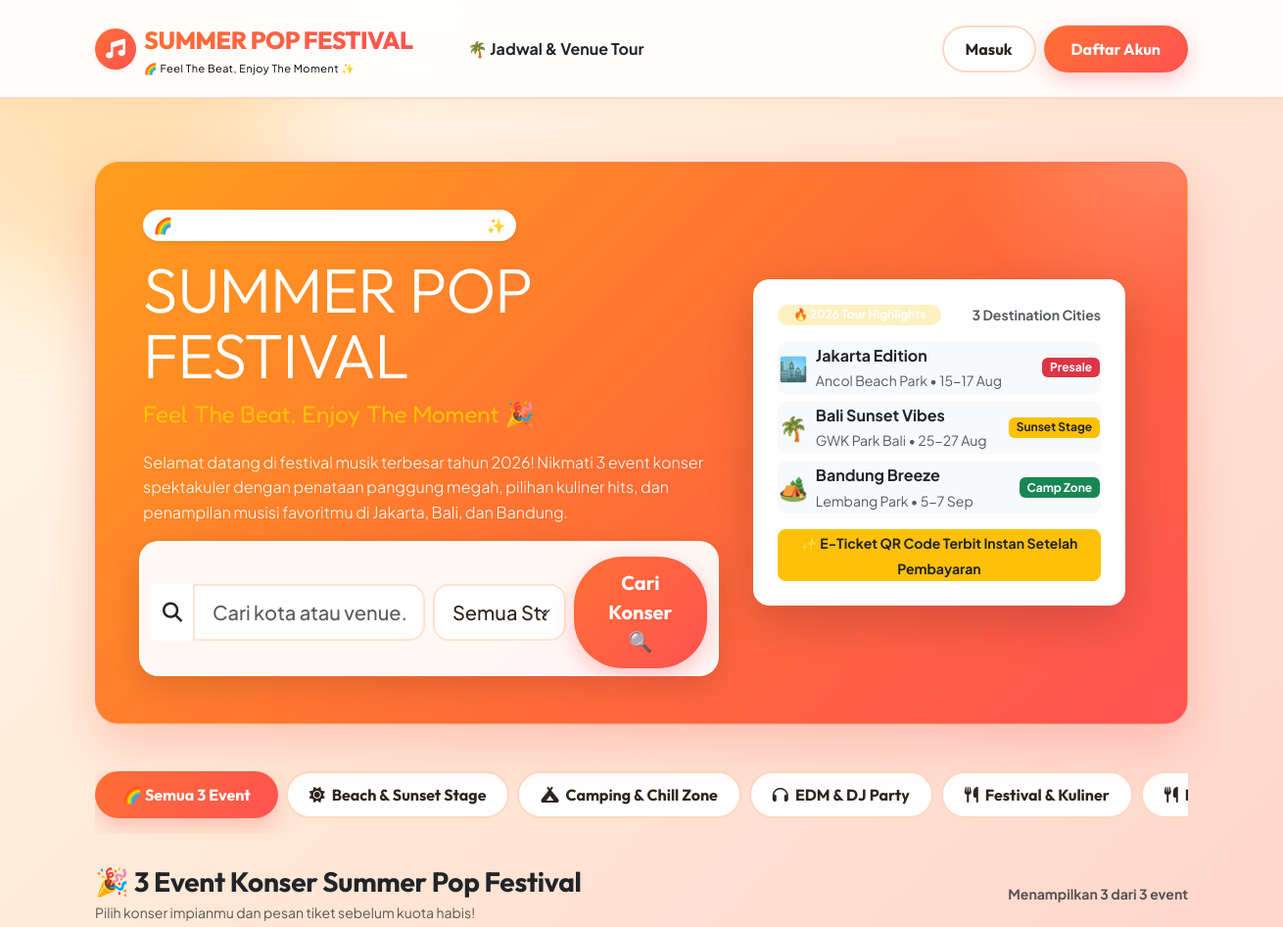
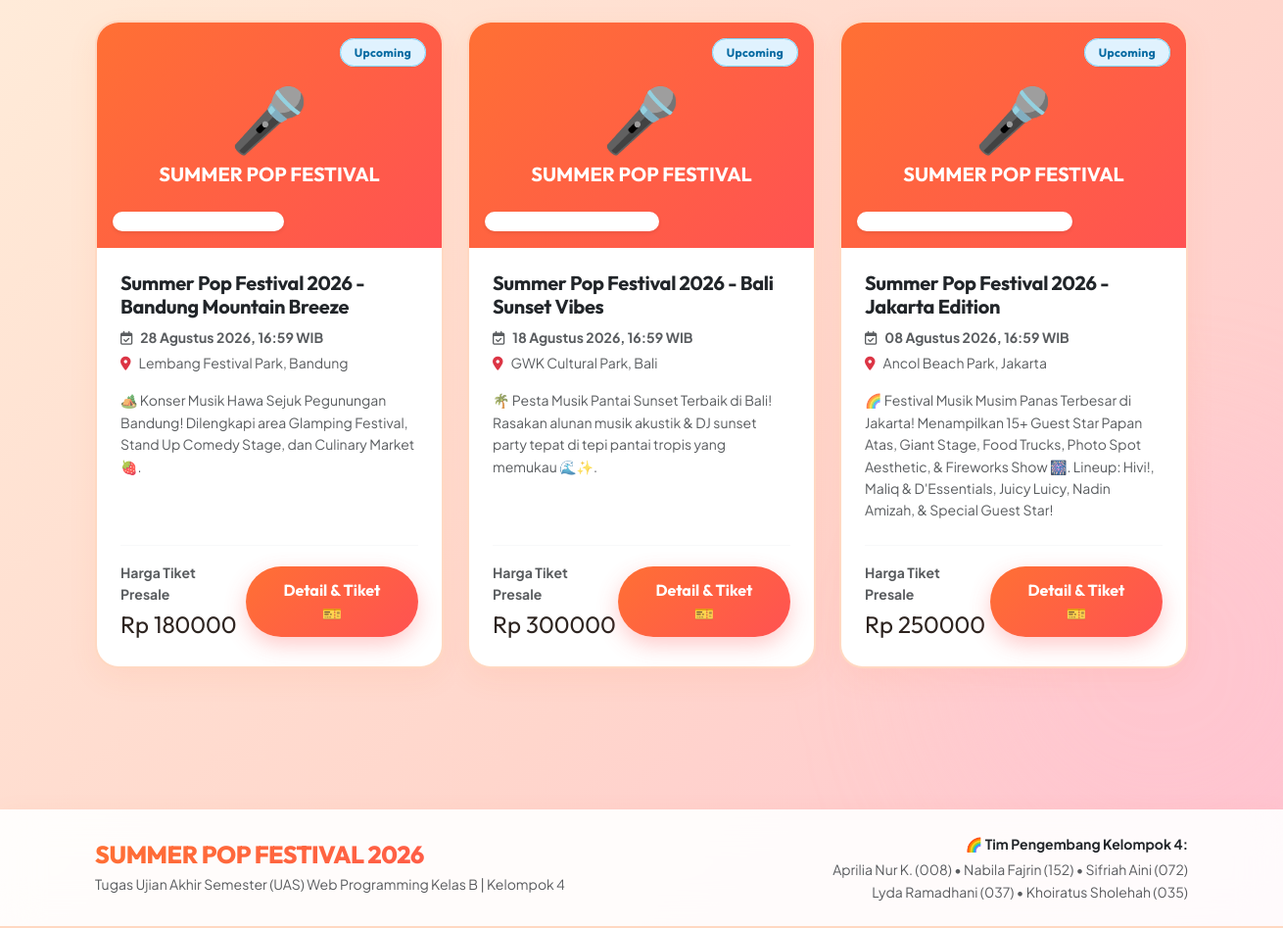
The page / on the database its author committed (2 pictures, top to bottom).
### events/models.py (models this page shows, shortened)
class Category(models.Model):
    name = models.CharField(max_length=100)
    slug = models.SlugField(unique=True, blank=True)
    icon = models.CharField(max_length=50, default='fa-calendar-alt')
    description = models.TextField(blank=True, default='')
    class Meta:
        verbose_name_plural = 'Categories'
        ordering = ['name']

class Event(models.Model):
    STATUS_CHOICES = (
        ('UPCOMING', 'Upcoming'),
        ('ONGOING', 'Sedang Berlangsung'),
        ('FINISHED', 'Selesai'),
        ('CANCELLED', 'Dibatalkan'),
    )
    title = models.CharField(max_length=200)
    slug = models.SlugField(unique=True, blank=True)
    category = models.ForeignKey(Category, on_delete=models.CASCADE, related_name='events')
    organizer = models.ForeignKey(User, on_delete=models.CASCADE, related_name='created_events')
    description = models.TextField()
    venue = models.CharField(max_length=200)
    start_date = models.DateTimeField()
    end_date = models.DateTimeField()
    ticket_price = models.DecimalField(max_digits=12, decimal_places=0)
    total_quota = models.IntegerField()
    quota_sold = models.IntegerField(default=0)
    poster = models.ImageField(upload_to='posters/', blank=True, null=True)
    status = models.CharField(max_length=20, choices=STATUS_CHOICES, default='UPCOMING')
    created_at = models.DateTimeField(auto_now_add=True)
    class Meta:
        ordering = ['-start_date']

### events/views.py (the view)
# urls.py: path('', views.home_view, name='home'),
def home_view(request):
    query = request.GET.get('q', '').strip()
    category_slug = request.GET.get('category', '').strip()
    status_filter = request.GET.get('status', '').strip()
    sort_by = request.GET.get('sort', '-start_date')
    events = Event.objects.all()
    if query:
        events = events.filter(
            Q(title__icontains=query) |
            Q(venue__icontains=query) |
            Q(description__icontains=query)
        )
    if category_slug:
        events = events.filter(category__slug=category_slug)
    if status_filter:
        events = events.filter(status=status_filter)
    events = events.order_by(sort_by)
    paginator = Paginator(events, 6)
    page_number = request.GET.get('page')
    page_obj = paginator.get_page(page_number)
    featured_events = Event.objects.filter(status='UPCOMING')[:3]
    context = {
        'events': page_obj,
        'page_obj': page_obj,
        'featured_events': featured_events,
        'selected_category': category_slug,
        'selected_status': status_filter,
        'query': query,
        'sort_by': sort_by,
    }
    return render(request, 'peserta/event_list.html', context)

### events/context_processors.py (called while the page is built)
def categories_processor(request):
    return {
        'all_categories': Category.objects.all()
    }

### templates/peserta/event_list.html (shortened to what this page needs)
{% extends 'base.html' %}
{% load static %}
{% block content %}
<div class="container py-3 py-md-4">
  <div class="banner-card p-4 p-md-5 mb-5 position-relative">
    <div class="row align-items-center gy-4">
      <div class="col-lg-7 z-1">
        <span class="badge bg-white text-orange font-weight-bold mb-3 px-3.5 py-2 fs-6 rounded-pill shadow-sm">
          🌈 Kelompok 4 • Summer Pop Festival 2026 ✨
        </span>
        <h1 class="display-3 font-weight-black text-white mb-2" style="font-family: 'Outfit', sans-serif; line-height: 1.05; letter-spacing: -1px;">
          SUMMER POP FESTIVAL
        </h1>
        <div class="fs-4 font-weight-bold text-warning mb-3" style="font-family: 'Fredoka', sans-serif;">
          Feel The Beat, Enjoy The Moment 🎉
        </div>
        <p class="lead text-white opacity-90 mb-4 fs-6 leading-relaxed">
          Selamat datang di festival musik terbesar tahun 2026! Nikmati 3 event konser spektakuler dengan penataan panggung megah, pilihan kuliner hits, dan penampilan musisi favoritmu di Jakarta, Bali, dan Bandung.
        </p>
        <form method="get" action="{% url 'home' %}#event-catalog" class="search-container row g-2 align-items-center">
          <div class="col-md-6">
            <div class="input-group">
              <span class="input-group-text bg-white border-0 text-orange fs-5"><i class="fa-solid fa-magnifying-glass"></i></span>
              <input type="text" name="q" value="{{ query }}" class="form-control form-control-lg border-0 shadow-none" placeholder="Cari kota atau venue...">
            </div>
          </div>
          <div class="col-md-3">
            <select name="status" class="form-select form-select-lg border-0 shadow-none">
              <option value="">Semua Status</option>
            </select>
          </div>
          <div class="col-md-3">
            <button type="submit" class="btn btn-coral btn-lg w-100 font-weight-bold py-2.5">
              Cari Konser 🔍
            </button>
          </div>
        </form>
      </div>
      <div class="col-lg-5 text-center position-relative z-1">
        <div class="p-4 rounded-4 bg-white text-dark shadow-lg border border-white border-opacity-30 d-inline-block w-100 text-start" style="border-radius: 28px; max-width: 380px;">
          <div class="d-flex align-items-center justify-content-between mb-3">
            <span class="badge bg-warning bg-opacity-25 text-orange font-weight-bold px-3 py-1.5 rounded-pill">
              🔥 2026 Tour Highlights
            </span>
            <span class="text-muted small fw-bold">3 Destination Cities</span>
          </div>
          <div class="vstack gap-2 mb-3">
            <div class="p-2.5 rounded-3 bg-light border border-light d-flex align-items-center justify-content-between">
              <div class="d-flex align-items-center gap-2">
                <span class="fs-4">🏙️</span>
                <div>
                  <strong class="text-dark d-block">Jakarta Edition</strong>
                  <small class="text-muted">Ancol Beach Park • 15-17 Aug</small>
                </div>
              </div>
              <span class="badge bg-danger text-white">Presale</span>
            </div>
            <div class="p-2.5 rounded-3 bg-light border border-light d-flex align-items-center justify-content-between">
              <div class="d-flex align-items-center gap-2">
                <span class="fs-4">🌴</span>
                <div>
                  <strong class="text-dark d-block">Bali Sunset Vibes</strong>
                  <small class="text-muted">GWK Park Bali • 25-27 Aug</small>
                </div>
              </div>
              <span class="badge bg-warning text-dark">Sunset Stage</span>
            </div>
            <div class="p-2.5 rounded-3 bg-light border border-light d-flex align-items-center justify-content-between">
              <div class="d-flex align-items-center gap-2">
                <span class="fs-4">🏕️</span>
                <div>
                  <strong class="text-dark d-block">Bandung Breeze</strong>
                  <small class="text-muted">Lembang Park • 5-7 Sep</small>
                </div>
              </div>
              <span class="badge bg-success text-white">Camp Zone</span>
            </div>
          </div>
          <div class="p-2.5 rounded-3 bg-warning bg-opacity-15 border border-warning text-center">
            <small class="text-orange fw-bold">✨ E-Ticket QR Code Terbit Instan Setelah Pembayaran</small>
          </div>
        </div>
      </div>
    </div>
  </div>
  <div class="d-flex align-items-center gap-2 overflow-x-auto pb-3 mb-4 no-scrollbar">
    <a href="?#event-catalog" class="btn {% if not selected_category %}btn-coral{% else %}btn-outline-cute{% endif %} text-nowrap">
      🌈 Semua 3 Event
    </a>
    {% for cat in all_categories %}
      <a href="?category={{ cat.slug }}#event-catalog" class="btn {% if selected_category == cat.slug %}btn-coral{% else %}btn-outline-cute{% endif %} text-nowrap">
        <i class="fa-solid {{ cat.icon }} me-1"></i> {{ cat.name }}
      </a>
    {% endfor %}
  </div>
  <div id="event-catalog" class="d-flex justify-content-between align-items-center mb-4 pt-2">
    <div>
      <h3 class="fw-bold text-dark mb-1" style="font-family: 'Outfit', sans-serif;">
        {% if selected_category %}🎉 Kategori: {{ selected_category }}{% elif query %}🔍 Hasil Pencarian "{{ query }}"{% else %}🎉 3 Event Konser Summer Pop Festival{% endif %}
      </h3>
      <p class="text-muted small mb-0">Pilih konser impianmu dan pesan tiket sebelum kuota habis!</p>
    </div>
    <div class="text-muted small fw-bold">
      Menampilkan {{ events.object_list|length }} dari {{ events.paginator.count }} event
    </div>
  </div>
  {% if events %}
    <div class="row g-4 mb-5">
      {% for event in events %}
        <div class="col-md-4">
          <div class="cute-card h-100 d-flex flex-column">
            <div class="position-relative">
              {% if event.poster %}
                <img src="{{ event.poster.url }}" class="w-100 event-card-img" alt="{{ event.title }}">
              {% else %}
                <div class="event-card-img p-4 text-center d-flex flex-column align-items-center justify-content-center" style="background: linear-gradient(135deg, #ff7034, #ff5252); color: #ffffff;">
                  <span class="display-3 mb-1">🎤</span>
                  <div class="fw-bold fs-5 text-white" style="font-family: 'Outfit', sans-serif;">SUMMER POP FESTIVAL</div>
                </div>
              {% endif %}
              <div class="position-absolute top-0 end-0 m-3">
                <span class="badge-status badge-{{ event.status|lower }}">
                  {{ event.get_status_display }}
                </span>
              </div>
              <div class="position-absolute bottom-0 start-0 m-3">
                <span class="badge bg-white text-orange shadow-sm px-3 py-1.5 fw-bold rounded-pill">
                  <i class="fa-solid {{ event.category.icon }} me-1"></i> {{ event.category.name }}
                </span>
              </div>
            </div>
            <div class="p-4 d-flex flex-column flex-grow-1">
              <h5 class="fw-bold text-dark mb-2" style="font-family: 'Outfit', sans-serif; font-size: 1.25rem;">
                {{ event.title }}
              </h5>
              <div class="text-muted small mb-3">
                <div class="mb-1 text-orange fw-bold"><i class="fa-regular fa-calendar-check me-2"></i>{{ event.start_date|date:"d F Y, H:i" }} WIB</div>
                <div class="line-clamp-1"><i class="fa-solid fa-location-dot text-danger me-2"></i>{{ event.venue }}</div>
              </div>
              <p class="text-muted small mb-4 line-clamp-3 leading-relaxed">{{ event.description }}</p>
              <div class="mt-auto pt-3 border-top border-light d-flex align-items-center justify-content-between">
                <div>
                  <small class="text-muted d-block fw-bold">Harga Tiket Presale</small>
                  <span class="fs-4 fw-extrabold text-orange" style="font-family: 'Outfit', sans-serif;">
                    Rp {{ event.ticket_price|floatformat:0 }}
                  </span>
                </div>
                <a href="{% url 'event_detail' slug=event.slug %}" class="btn btn-coral">
                  Detail & Tiket 🎫
                </a>
              </div>
            </div>
          </div>
        </div>
      {% endfor %}
    </div>
  {% endif %}
</div>
{% endblock %}

### static/css/styles.css (style rules this page uses)
html { scroll-behavior: smooth; }
:root { --bg-gradient: linear-gradient(135deg, #fffbeb 0%, #ffe8d6 35%, #ffd6cc 70%, #ffc2d1 100%); --bg-card: #ffffff; --bg-card-soft: #fffdf9; --bg-banner: linear-gradient(135deg, #ff9f1c 0%, #ff7034 50%, #ff5252 100%); --primary-coral: #ff5252; --primary-orange: #ff7034; --primary-yellow: #ff9f1c; --soft-yellow: #fffae6; --soft-pink: #ffe5ec; --soft-purple: #f3e8ff; --soft-mint: #d1fae5; --soft-blue: #e0f2fe; --text-dark: #2d2420; --text-muted: #6e6259; --text-orange: #f25c05; --border-color: #ffd8c2; --border-radius: 24px; --shadow-soft: 0 10px 30px rgba(255, 112, 52, 0.08); --shadow-hover: 0 20px 45px rgba(255, 82, 82, 0.18); --font-body: 'Plus Jakarta Sans', sans-serif; --font-heading: 'Outfit', 'Fredoka', sans-serif; }
body { font-family: var(--font-body); background: var(--bg-gradient); color: var(--text-dark); min-height: 100vh; display: flex; flex-direction: column; position: relative; overflow-x: hidden; background-attachment: fixed; line-height: 1.6; }
body::before { content: ''; position: absolute; top: -100px; left: -100px; width: 400px; height: 400px; background: rgba(255, 159, 28, 0.25); border-radius: 50%; filter: blur(60px); z-index: -1; pointer-events: none; }
body::after { content: ''; position: absolute; bottom: 50px; right: -100px; width: 450px; height: 450px; background: rgba(255, 194, 209, 0.35); border-radius: 50%; filter: blur(70px); z-index: -1; pointer-events: none; }
h1, h2, h3, h4, h5, h6 { font-family: var(--font-heading); letter-spacing: -0.3px; }
.banner-card { background: var(--bg-banner); border-radius: var(--border-radius); color: #ffffff; position: relative; overflow: hidden; box-shadow: 0 20px 50px rgba(255, 82, 82, 0.25); border: 1px solid rgba(255, 255, 255, 0.2); }
.banner-card::before { content: ''; position: absolute; top: -50%; right: -20%; width: 500px; height: 500px; background: radial-gradient(circle, rgba(255, 255, 255, 0.2) 0%, transparent 60%); pointer-events: none; }
.cute-card { background: var(--bg-card); border: 2px solid var(--border-color); border-radius: var(--border-radius); box-shadow: var(--shadow-soft); transition: all 0.35s cubic-bezier(0.16, 1, 0.3, 1); }
.event-card-img { height: 230px; object-fit: cover; border-top-left-radius: calc(var(--border-radius) - 2px); border-top-right-radius: calc(var(--border-radius) - 2px); }
.badge-status { padding: 6px 14px; font-size: 0.75rem; font-weight: 700; border-radius: 50px; letter-spacing: 0.3px; font-family: var(--font-heading); }
.badge-upcoming { background: #e0f2fe; color: #0369a1; border: 1.5px solid #7dd3fc; }
.btn-coral { background: linear-gradient(135deg, #ff7034, #ff5252); color: #ffffff !important; border: none; font-family: var(--font-heading); font-weight: 700; border-radius: 50px; padding: 12px 28px; box-shadow: 0 8px 22px rgba(255, 82, 82, 0.3); transition: all 0.25s ease; }
.btn-outline-cute { background: #ffffff; border: 2px solid var(--border-color); color: var(--text-dark); font-family: var(--font-heading); font-weight: 700; border-radius: 50px; padding: 10px 22px; transition: all 0.2s ease; }
.search-container { background: rgba(255, 255, 255, 0.95); border-radius: 20px; padding: 6px; box-shadow: 0 10px 30px rgba(0, 0, 0, 0.12); border: 2px solid rgba(255, 255, 255, 0.8); }
.form-control, .form-select { background-color: #ffffff !important; border: 2px solid #ffe3d1 !important; color: var(--text-dark) !important; border-radius: 16px; padding: 12px 18px; font-weight: 500; }

### rows shown on the page
Category: name "Beach & Sunset Stage"
Category: name "Camping & Chill Zone"
Category: name "EDM & DJ Party"
Category: name "Festival & Kuliner"
Event: poster "SUMMER POP FESTIVAL", status "Upcoming", title "Summer Pop Festival 2026 - Bandung Mountain Breeze", start_date "28 Agustus 2026, 16:59", venue "Lembang Festival Park, Bandung", description "🏕️ Konser Musik Hawa Sejuk Pegunungan Bandung! Dilengkapi area Glamping Festival, Stand Up Comedy Stage, dan Culinary Market 🍓.", ticket_price "180000"
Event: poster "SUMMER POP FESTIVAL", status "Upcoming", title "Summer Pop Festival 2026 - Bali Sunset Vibes", start_date "18 Agustus 2026, 16:59", venue "GWK Cultural Park, Bali", description "🌴 Pesta Musik Pantai Sunset Terbaik di Bali! Rasakan alunan musik akustik & DJ sunset party tepat di tepi pantai tropis yang memukau 🌊✨.", ticket_price "300000"
Event: poster "SUMMER POP FESTIVAL", status "Upcoming", title "Summer Pop Festival 2026 - Jakarta Edition", start_date "08 Agustus 2026, 16:59", venue "Ancol Beach Park, Jakarta", description "🌈 Festival Musik Musim Panas Terbesar di Jakarta! Menampilkan 15+ Guest Star Papan Atas, Giant Stage, Food Trucks, Photo Spot Aesthetic, & Fireworks Show 🎆. Lineup: Hivi!, Maliq & D'Essentials, Juicy Luicy, Nadin Amizah, & Special Guest Star!", ticket_price "250000"

### other values the page prints
{{ events.object_list|length }} "3"
{{ events.paginator.count }} "3"
